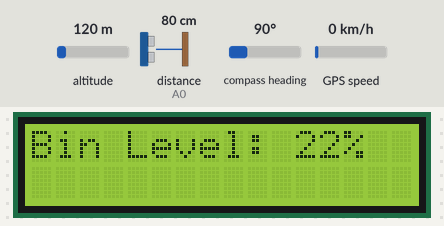
The sketch below on a simulated Arduino Mega 2560, built with avr-gcc and run on an emulated ATmega2560. Parts: 16×2 character LCD. Wiring (inferred from the names in the program): ultrasonic range finder: trigger A1; echo A0. Inputs (shaded band) come from the test bench; at power-on: distance to the obstacle (sensor on A0) 80 cm, altitude 120 m, compass heading 90°, GPS speed 0 km/h. The echo pulse lasts 58.3 µs per cm; the GPS gets a fix after 3 s at 37.7749, -122.4194 with 8 satellites; the modem accepts every AT command (registered, SIM ready, sends succeed) and sends nothing else.

Above: at 1.6 s.
1.7 s: distance to the obstacle (sensor on A0) set to 2 cm
At 2.06 s:
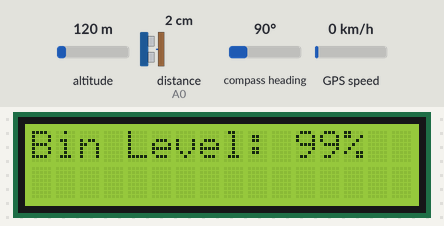
At 2.7 s:
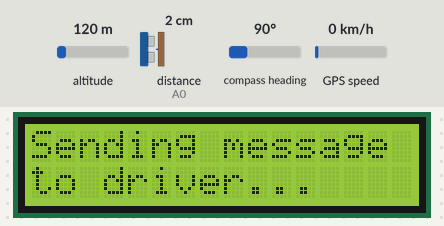
Timing chart, 0 to 4.7 s (numbered marks = the images above; inputs shaded):
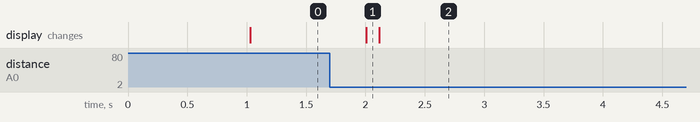

The sketch:

Bin-Ultra.ino
```cpp
#include <LiquidCrystal.h>
#include <TinyGPS++.h>

LiquidCrystal lcd(8, 9, 10, 11, 12, 13);

const int trigPin = A1;
const int echoPin = A0;

TinyGPSPlus gps;

int binLevel;
float latitude = 13.032608892244347;
float longitude = 80.17787275573419;

unsigned long lastMeasurementTime = 0;
const unsigned long measurementInterval = 1000;

bool messageSent = false;

void setup() {
  Serial.begin(9600);
  Serial3.begin(115200); // GSM
  Serial2.begin(9600); // GPS

  lcd.begin(16, 2);

  pinMode(trigPin, OUTPUT);
  pinMode(echoPin, INPUT);

  Serial3.println("AT+CMGF=1"); // Set SMS text mode
  delay(100);
}

void loop() {
  unsigned long currentTime = millis();

  if (currentTime - lastMeasurementTime >= measurementInterval) {
    measureBinLevel();
    updateGPS();
    displayInfo();

    if (binLevel >= 70 && !messageSent) {
      sendSMS();
      messageSent = true;
      displaySendingMessage();
    }

    lastMeasurementTime = currentTime;
  }
}

void measureBinLevel() {
  digitalWrite(trigPin, LOW);
  delayMicroseconds(2);
  digitalWrite(trigPin, HIGH);
  delayMicroseconds(10);
  digitalWrite(trigPin, LOW);

  long duration = pulseIn(echoPin, HIGH, 30000);
  int distance = duration * 0.034 / 2;

  binLevel = map(distance, 100, 0, 0, 100);
  binLevel = constrain(binLevel, 0, 100);
}

void updateGPS() {
  bool validLocation = false;
  while (Serial2.available() > 0) {
    if (gps.encode(Serial2.read())) {
      if (gps.location.isValid()) {
        latitude = gps.location.lat();
        longitude = gps.location.lng();
        validLocation = true;
      }
    }
  }
  if (!validLocation) {
    latitude = 13.032608892244347;
    longitude = 80.17787275573419;
  }
}

void displayInfo() {
  lcd.clear();
  lcd.setCursor(0, 0);
  lcd.print("Bin Level: ");
  lcd.print(binLevel);
  lcd.print("%");
}

void sendSMS() {
  Serial3.println("AT+CMGS=\"09344638753\"");
  delay(100);

  Serial3.print("Bin is ");
  Serial3.print(binLevel);
  Serial3.print("% full. Location: ");
  Serial3.print("http://maps.google.com/maps?q=");
  Serial3.print(latitude, 6);
  Serial3.print(",");
  Serial3.print(longitude, 6);

  Serial3.write(26); // End SMS
}

void displaySendingMessage() {
  lcd.clear();
  lcd.setCursor(0, 0);
  lcd.print("Sending message");
  lcd.setCursor(0, 1);
  lcd.print("to driver...");
  delay(10000);
  displayInfo();
}
```

Measured:
- after the input at 1.7 s, the display: changes after 0.31 s (image 1)
